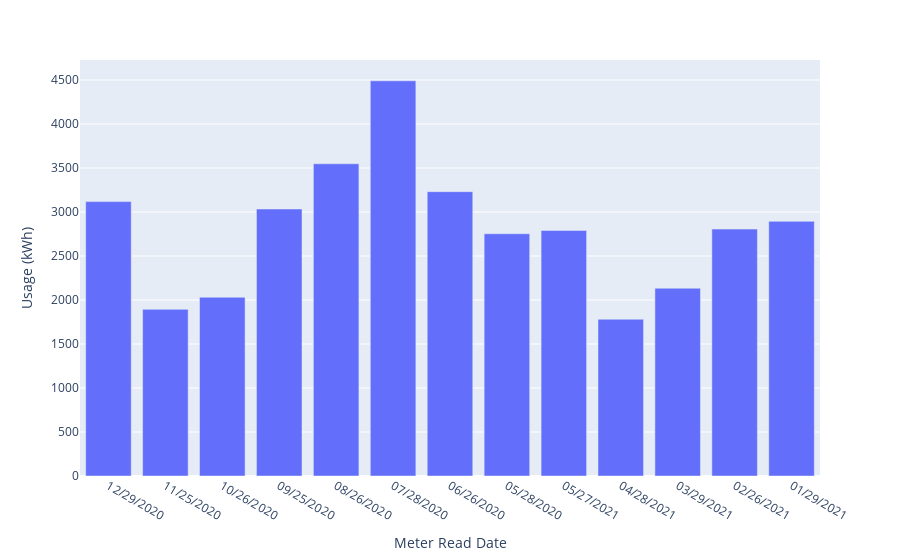

Notebook code cell kept with this figure:
### Code cell
fig = px.bar(Power_Usage, x='Meter Read Date', y='Usage (kWh)')
fig.show()

### Figure 1 — Plotly figure (JSON) as saved in the notebook; plotly's stock layout.template omitted (floating-point values rounded to 4 significant figures)
{"data": [{"alignmentgroup": "True", "hovertemplate": "Meter Read Date=%{x}<br>Usage (kWh)=%{y}<extra></extra>", "legendgroup": "", "marker": {"color": "#636efa", "pattern": {"shape": ""}}, "name": "", "offsetgroup": "", "orientation": "v", "showlegend": false, "textposition": "auto", "type": "bar", "x": ["12/29/2020", "11/25/2020", "10/26/2020", "09/25/2020", "08/26/2020", "07/28/2020", "06/26/2020", "05/28/2020", "05/27/2021", "04/28/2021", "03/29/2021", "02/26/2021", "01/29/2021"], "xaxis": "x", "y": [3118, 1894, 2031, 3034, 3548, 4491, 3231, 2753, 2790, 1781, 2134, 2806, 2894], "yaxis": "y"}], "layout": {"autosize": true, "barmode": "relative", "legend": {"tracegroupgap": 0}, "margin": {"t": 60}, "xaxis": {"anchor": "y", "autorange": true, "domain": [0, 1], "range": [-0.5, 12.5], "title": {"text": "Meter Read Date"}, "type": "category"}, "yaxis": {"anchor": "x", "autorange": true, "domain": [0, 1], "range": [0, 4727.0], "title": {"text": "Usage (kWh)"}, "type": "linear"}}}
